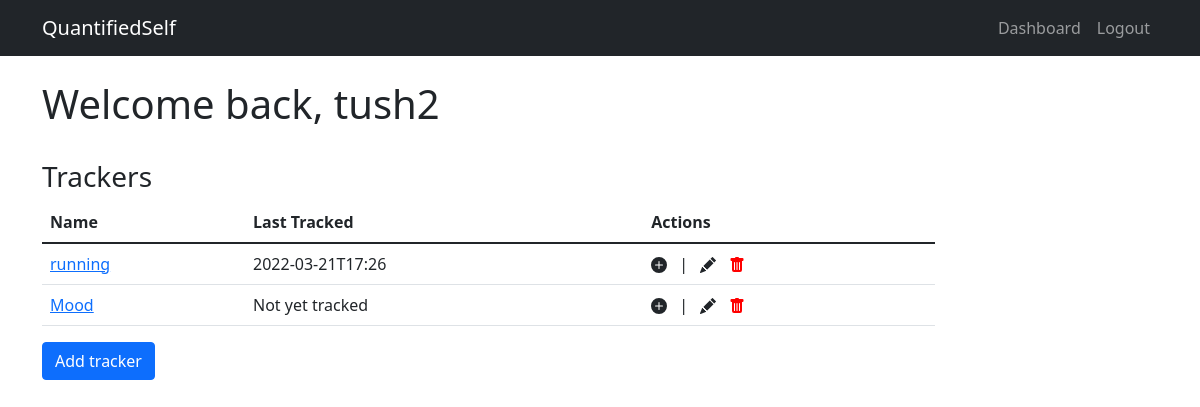
The page /dashboard (signed in) on the database its author committed.
### models.py (models this page shows)
class Tracker(db.Model):
  __tablename__='trackers'
  tid=db.Column(db.Integer, primary_key=True,autoincrement=True)
  tname=db.Column(db.String, nullable=False)
  tdescription=db.Column(db.String)
  ttype=db.Column(db.String, nullable=False)
  tsetting=db.Column(db.String)
  userid=db.Column(db.Integer,db.ForeignKey("user.userid"))
  log=db.relationship("Log", cascade="all,delete-orphan")

class Log(db.Model):
  __tablename__='logs'
  logid=db.Column(db.Integer, primary_key=True,autoincrement=True)
  time=db.Column(db.String, nullable=False)
  tracker=db.Column(db.String, nullable=False)
  value=db.Column(db.String, nullable=False)
  note=db.Column(db.String, nullable=False)
  tid=db.Column(db.Integer,db.ForeignKey("trackers.tid"))

### app.py (the view)
@app.route("/dashboard", methods=["GET","POST"])
def dashboard():
    if request.method=="POST":
        return redirect('/add_tracker')
    trackers = Tracker.query.filter(Tracker.userid==session['id']).all()
    for i in trackers:
        logs = Log.query.filter(Log.tid==i.tid).all()
        if logs==[]:
            last[i.tid]="Not yet tracked"
        else:
            last[i.tid]=logs[-1].time
    return render_template("dashboard.html",session=session,trackers=trackers,last=last)

### templates/dashboard.html (shortened to what this page needs)
<!DOCTYPE html>
<html lang="en">
<head>
    <link href="https://cdn.jsdelivr.net/npm/bootstrap@5.1.3/dist/css/bootstrap.min.css" rel="stylesheet"
>
</head>
<body>
    <nav class="navbar navbar-expand-lg navbar-dark bg-dark">
        <div class="container">
            <a class="navbar-brand" href="#">QuantifiedSelf</a>
            <div class="collapse navbar-collapse" id="navbarResponsive">
                <ul class="navbar-nav ms-auto">
                    <li class="nav-item active">
                        <a class="nav-link" href="/dashboard">Dashboard</a>
                    </li>
                    <li class="nav-item">
                        <a class="nav-link" href="/logout">Logout</a>
                    </li>
                </ul>
            </div>
        </div>
    </nav>
    <div class="container">
        <br>
        <h1>Welcome back, {{session['username']}}</h1>
        <br>
        <h3>Trackers</h3>
        <div class="d-flex justify-content-center flex-column">
            <table class="table table-hover align-middle" style="width: 80%;">
                <thead>
                    <tr>
                        <th>Name</th>
                        <th>Last Tracked</th>
                        <th>Actions</th>
                    </tr>
                </thead>
                <tbody>
                    {% for tracker in trackers %}
                    <tr>
                        <td><a href="/tracker/{{tracker['tid']}}">{{tracker['tname']}}</a></td>
                        <td>{{last[tracker['tid']]}}</td>
                        <td>
                            <a href="/tracker/{{tracker['tid']}}/add_log" title="Add log">
                                <svg xmlns="http://www.w3.org/2000/svg" width="16" height="16"
                                    fill="rgba(var(--bs-dark-rgb))" class="bi bi-plus-circle-fill" viewBox="0 0 16 16">
                                    <path
                                        d="M16 8A8 8 0 1 1 0 8a8 8 0 0 1 16 0zM8.5 4.5a.5.5 0 0 0-1 0v3h-3a.5.5 0 0 0 0 1h3v3a.5.5 0 0 0 1 0v-3h3a.5.5 0 0 0 0-1h-3v-3z" />
                                </svg></a>
                            <span class="mx-2">|</span>
                            <a href="/tracker/{{tracker['tid']}}/update" title="Edit tracker" class="me-2">
                                </a>
                            <a href="/tracker/{{tracker['tid']}}/delete" title="Delete tracker">
                            </a>
                        </td>
                    </tr>
                    {% endfor %}
                </tbody>
            </table>
            <form action="/dashboard" method="POST" id="create-form">
                <button type="submit" class="btn btn-primary">Add tracker</button>
            </form>
        </div>
    </div>
</body>
</html>

### rows shown on the page
Tracker: tname "running"
Log: time "2022-03-21T17:26"
Tracker: tname "Mood", last "Not yet tracked"

### other values the page prints
{{ session['username'] }} "tush2"
